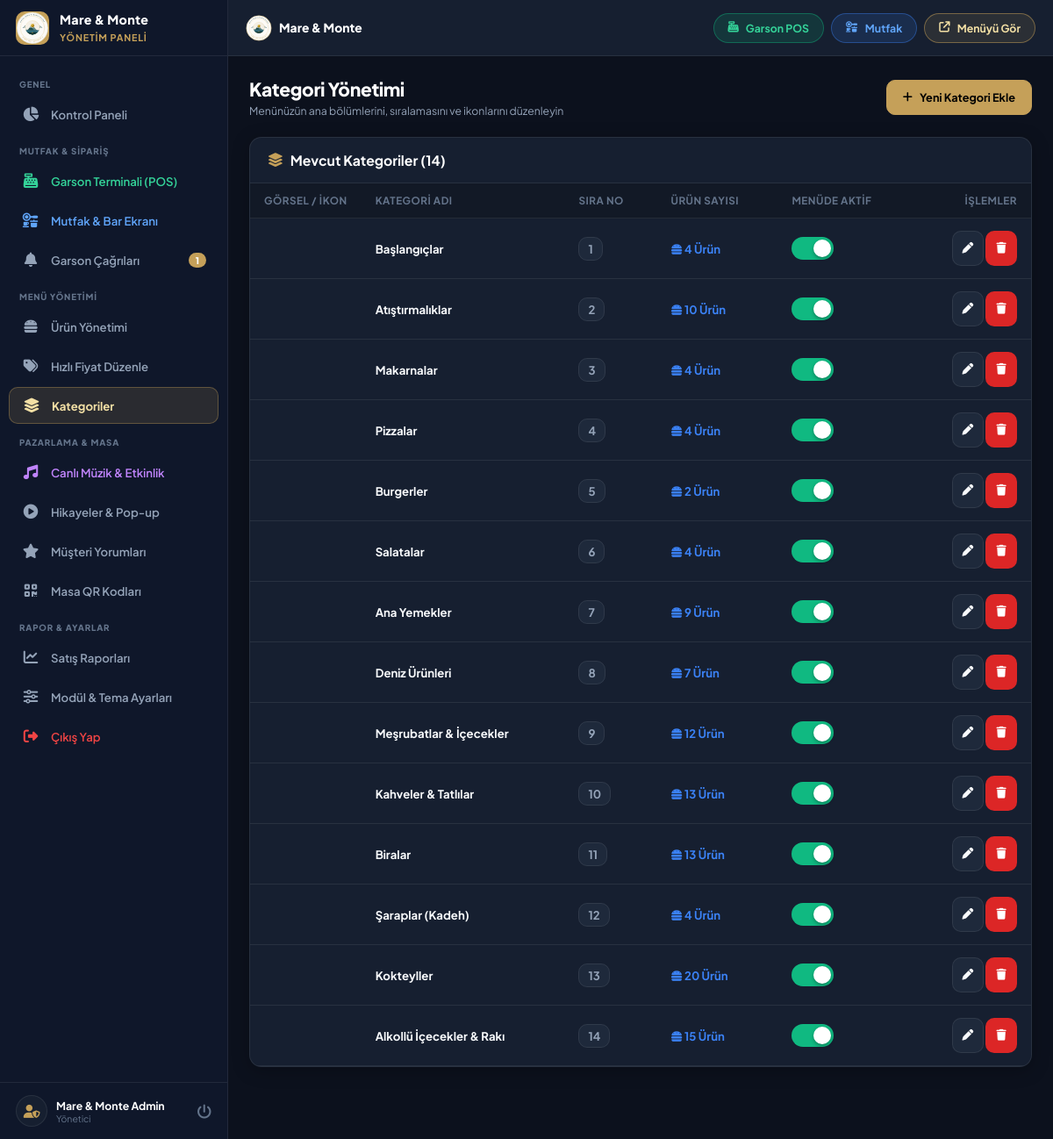
The app's page /admin/categories.php (signed in) with its own data.
### tables this page shows
CREATE TABLE categories (
        id INTEGER PRIMARY KEY AUTOINCREMENT,
        name VARCHAR(150) NOT NULL,
        slug VARCHAR(150),
        icon VARCHAR(100) DEFAULT 'utensils',
        image VARCHAR(255) DEFAULT '',
        name_en VARCHAR(150) DEFAULT '',
        name_ar VARCHAR(150) DEFAULT '',
        name_ru VARCHAR(150) DEFAULT '',
        name_de VARCHAR(150) DEFAULT '',
        sort_order INT DEFAULT 0,
        is_active INT DEFAULT 1,
        created_at DATETIME DEFAULT CURRENT_TIMESTAMP
    );

### admin/categories.php (the view, shortened to what this page needs)
<?php
require_once __DIR__ . '/header.php';
$stmt = $pdo->query("SELECT c.*, COUNT(p.id) as product_count FROM categories c LEFT JOIN products p ON c.id = p.category_id GROUP BY c.id ORDER BY c.sort_order ASC, c.id ASC");
$categories = $stmt->fetchAll();
?>
<div class="page-header">
    <div class="page-title">
        <h1>Kategori Yönetimi</h1>
        <p>Menünüzün ana bölümlerini, sıralamasını ve ikonlarını düzenleyin</p>
    </div>
    <button type="button" class="btn btn-primary" onclick="openCategoryModal()">
        <i class="fas fa-plus"></i> Yeni Kategori Ekle
    </button>
</div>
<div class="card">
    <div class="card-header">
        <h3 class="card-title"><i class="fas fa-layer-group" style="color:var(--primary);"></i> Mevcut Kategoriler (<?php echo count($categories); ?>)</h3>
    </div>
    <div class="card-body" style="padding: 0;">
        <div class="table-responsive desktop-table-view">
            <table class="admin-table">
                <thead>
                    <tr>
                        <th style="width: 60px;">Görsel / İkon</th>
                        <th>Kategori Adı</th>
                        <th>Sıra No</th>
                        <th>Ürün Sayısı</th>
                        <th>Menüde Aktif</th>
                        <th style="text-align: right;">İşlemler</th>
                    </tr>
                </thead>
                <tbody>
                    <?php if (empty($categories)): ?>
                        <tr>
                            <td colspan="6" style="text-align: center; padding: 32px; color: var(--text-dim);">
                                Henüz kategori eklenmedi.
                            </td>
                        </tr>
                    <?php else: ?>
                        <?php foreach ($categories as $c): ?>
                            <tr id="row-category-<?php echo $c['id']; ?>">
                                <td>
                                </td>
                                <td>
                                    <strong><?php echo htmlspecialchars($c['name']); ?></strong>
                                </td>
                                <td>
                                    <span style="font-weight: 700; color: var(--text-muted); background: var(--bg-input); padding: 4px 10px; border-radius: var(--radius-sm); border: 1px solid var(--border);">
                                        <?php echo (int)$c['sort_order']; ?>
                                    </span>
                                </td>
                                <td>
                                    <a href="products.php?category=<?php echo $c['id']; ?>" style="color: var(--info); font-weight: 700; text-decoration: none;">
                                        <i class="fas fa-burger"></i> <?php echo (int)$c['product_count']; ?> Ürün
                                    </a>
                                </td>
                                <td>
                                    <label class="switch">
                                        <span class="slider"></span>
                                    </label>
                                </td>
                                <td style="text-align: right;">
                                    <button type="button" class="btn btn-secondary btn-icon" title="Düzenle" onclick='editCategory(<?php echo json_encode($c); ?>)'>
                                        <i class="fas fa-pen"></i>
                                    </button>
                                    <button type="button" class="btn btn-danger btn-icon btn-delete-item" title="Sil" data-type="category" data-id="<?php echo $c['id']; ?>" data-name="<?php echo htmlspecialchars($c['name']); ?>">
                                        <i class="fas fa-trash"></i>
                                    </button>
                                </td>
                            </tr>
                        <?php endforeach; ?>
                    <?php endif; ?>
                </tbody>
            </table>
        </div>
    </div>
</div>
<?php require_once __DIR__ . '/footer.php'; ?>

### assets/css/admin.css (style rules this page uses)
:root { --primary: #C5A059; --primary-rgb: 197, 160, 89; --primary-hover: #B38E46; --primary-light: #F3E0A5; --primary-dark: #8C6D37; --bg-dark: #090D16; --bg-sidebar: #0F172A; --bg-body: #0C111D; --bg-card: #161F30; --bg-card-hover: #1E293B; --bg-input: #1E293B; --text-main: #F8FAFC; --text-muted: #94A3B8; --text-dim: #64748B; --border: rgba(255, 255, 255, 0.08); --border-focus: rgba(197, 160, 89, 0.5); --success: #10B981; --danger: #EF4444; --warning: #F59E0B; --info: #3B82F6; --radius-xs: 6px; --radius-sm: 10px; --radius-md: 14px; --radius-lg: 20px; --radius-full: 9999px; --sidebar-width: 260px; --header-height: 64px; --bottom-nav-height: 64px; }
*, *::before, *::after { box-sizing: border-box; margin: 0; padding: 0; -webkit-tap-highlight-color: transparent; }
html { font-family: 'Plus Jakarta Sans', -apple-system, BlinkMacSystemFont, sans-serif; font-size: 15px; background-color: var(--bg-body); color: var(--text-main); -webkit-font-smoothing: antialiased; }
body { min-height: 100vh; width: 100%; overflow-x: hidden; background-color: var(--bg-body); color: var(--text-main); display: flex; }
.page-header { display: flex; align-items: center; justify-content: space-between; margin-bottom: 22px; flex-wrap: wrap; gap: 14px; }
.page-title h1 { font-size: 1.4rem; font-weight: 800; color: #fff; letter-spacing: -0.3px; }
.page-title p { font-size: 0.82rem; color: var(--text-muted); margin-top: 3px; }
.card { background: var(--bg-card); border: 1px solid var(--border); border-radius: var(--radius-md); overflow: hidden; box-shadow: 0 4px 20px rgba(0,0,0,0.25); margin-bottom: 22px; width: 100%; box-sizing: border-box; }
.card-header { padding: 16px 20px; border-bottom: 1px solid var(--border); display: flex; align-items: center; justify-content: space-between; flex-wrap: wrap; gap: 10px; }
.card-title { font-size: 1.05rem; font-weight: 700; color: #fff; display: flex; align-items: center; gap: 8px; }
.card-body { padding: 20px; box-sizing: border-box; }
.btn { display: inline-flex; align-items: center; gap: 8px; padding: 10px 18px; border-radius: var(--radius-sm); font-family: inherit; font-size: 0.85rem; font-weight: 700; cursor: pointer; text-decoration: none; border: 1px solid transparent; transition: all 0.2s ease; min-height: 40px; }
.btn-primary { background: var(--primary); color: #000; border-color: var(--primary); }
.btn-secondary { background: var(--bg-input); color: var(--text-main); border-color: var(--border); }
.btn-danger { background: #dc2626; color: #fff; }
.btn-icon { width: 36px; height: 36px; padding: 0; display: inline-flex; align-items: center; justify-content: center; border-radius: var(--radius-sm); }
.switch { position: relative; display: inline-block; width: 48px; height: 26px; flex-shrink: 0; }
.slider { position: absolute; cursor: pointer; inset: 0; background-color: #334155; transition: .3s cubic-bezier(0.4, 0, 0.2, 1); border-radius: 26px; }
.slider:before { position: absolute; content: ""; height: 20px; width: 20px; left: 3px; bottom: 3px; background-color: white; transition: .3s cubic-bezier(0.4, 0, 0.2, 1); border-radius: 50%; box-shadow: 0 2px 4px rgba(0,0,0,0.3); }
input:checked + .slider { background-color: var(--success); }
input:checked + .slider:before { transform: translateX(22px); }
.table-responsive { width: 100%; overflow-x: auto; -webkit-overflow-scrolling: touch; }
.admin-table { width: 100%; border-collapse: collapse; text-align: left; }
.admin-table th { background: rgba(0, 0, 0, 0.2); padding: 12px 16px; font-size: 0.78rem; font-weight: 700; color: var(--text-dim); text-transform: uppercase; letter-spacing: 0.5px; border-bottom: 1px solid var(--border); white-space: nowrap; }
.admin-table td { padding: 14px 16px; border-bottom: 1px solid var(--border); font-size: 0.88rem; vertical-align: middle; }
.desktop-table-view { display: block; }

### records on screen
categories: name "Başlangıçlar", sort_order "1", product_count "4"
categories: name "Atıştırmalıklar", sort_order "2", product_count "10"
categories: name "Makarnalar", sort_order "3", product_count "4"
categories: name "Pizzalar", sort_order "4", product_count "4"
categories: name "Burgerler", sort_order "5", product_count "2"
categories: name "Salatalar", sort_order "6", product_count "4"
categories: name "Ana Yemekler", sort_order "7", product_count "9"
categories: name "Deniz Ürünleri", sort_order "8", product_count "7"
categories: name "Meşrubatlar & İçecekler", sort_order "9", product_count "12"
categories: name "Kahveler & Tatlılar", sort_order "10", product_count "13"
categories: name "Biralar", sort_order "11", product_count "13"
categories: name "Şaraplar (Kadeh)", sort_order "12", product_count "4"
categories: name "Kokteyller", sort_order "13", product_count "20"
categories: name "Alkollü İçecekler & Rakı", sort_order "14", product_count "15"

### other values on screen
$pendingCallsCount "1"
$adminName "Mare & Monte Admin"
count($categories) "14"
